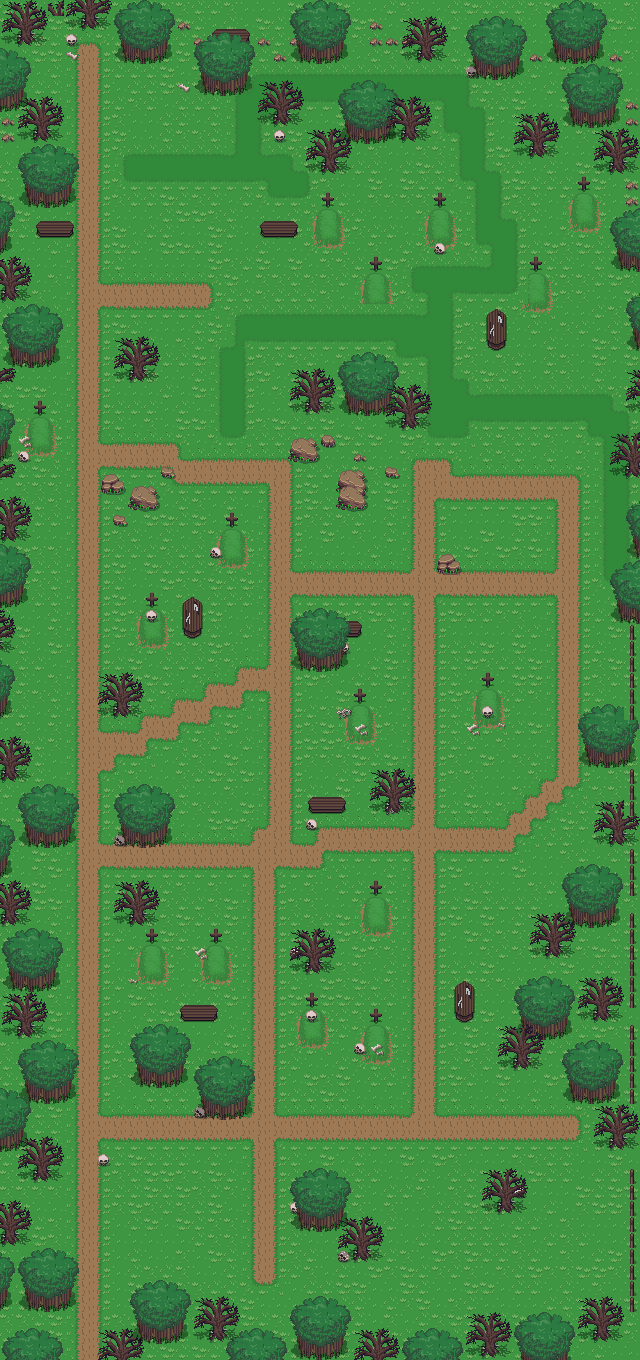

A level layout from a 2D game, rendered from its tile map. Below: a short description, then the map file with tile-grid data replaced by summaries:
An orthogonal 40x85 tile map with 16x16 px tiles, 10 tile layers (Base, endblocks, Cliff, Objects 1, ...).

<map version="1.0" tiledversion="1.0.2" orientation="orthogonal" renderorder="left-down" width="40" height="85" tilewidth="16" tileheight="16" nextobjectid="1">
 <tileset firstgid="1" source="../Tileset/Overworld.tsx" />
 <layer name="Base" width="40" height="85">
  <data>[3400 cells, 3400 non-empty, 41 distinct tile ids]</data>
 </layer>
 <layer name="endblocks" width="40" height="85">
  <data>[3400 cells, 368 non-empty, 30 distinct tile ids]</data>
 </layer>
 <layer name="Cliff" width="40" height="85">
  <data>[3400 cells, 0 non-empty, 0 distinct tile ids]</data>
 </layer>
 <layer name="Objects 1" width="40" height="85">
  <data>[3400 cells, 126 non-empty, 32 distinct tile ids]</data>
 </layer>
 <layer name="Plants 1" width="40" height="85">
  <data>[3400 cells, 222 non-empty, 12 distinct tile ids]</data>
 </layer>
 <layer name="Buildings 1" width="40" height="85">
  <data>[3400 cells, 0 non-empty, 0 distinct tile ids]</data>
 </layer>
 <layer name="Buildings 2" width="40" height="85">
  <data>[3400 cells, 0 non-empty, 0 distinct tile ids]</data>
 </layer>
 <layer name="Objects 2" width="40" height="85">
  <data>[3400 cells, 0 non-empty, 0 distinct tile ids]</data>
 </layer>
 <layer name="Plants 2" width="40" height="85">
  <data>[3400 cells, 132 non-empty, 6 distinct tile ids]</data>
 </layer>
 <layer name="Above Player" width="40" height="85">
  <properties>
   <property name="unity:sortingLayerName" value="AbovePlayer" />
  </properties>
  <data>[3400 cells, 140 non-empty, 7 distinct tile ids]</data>
 </layer>
</map>
